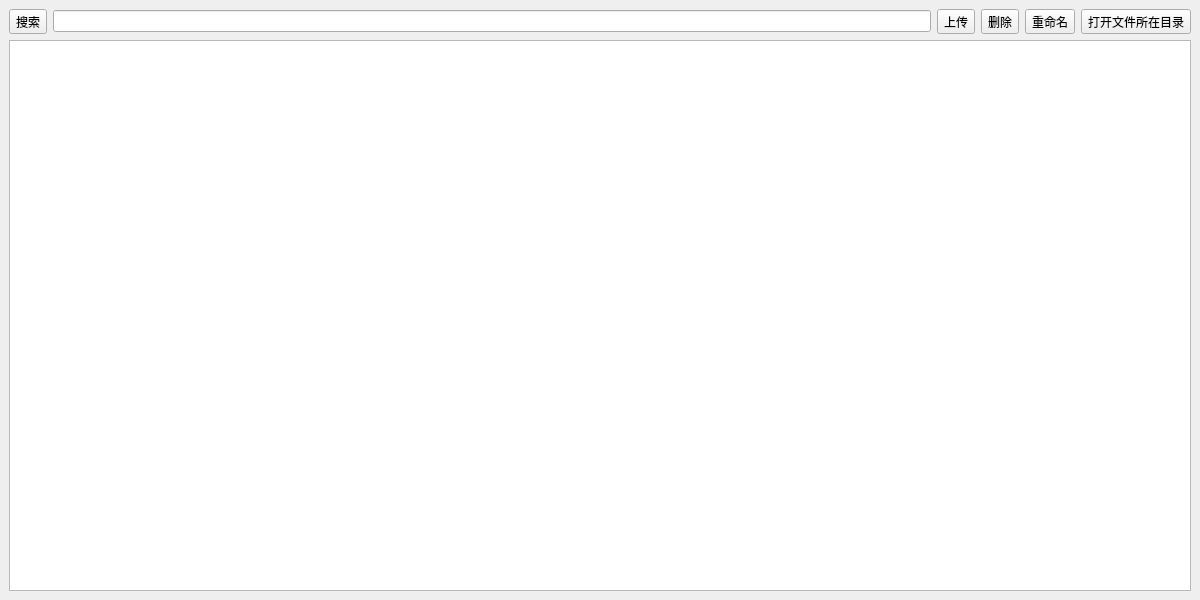
<?xml version="1.0" encoding="UTF-8"?>
<ui version="4.0">
 <class>FMWidget</class>
 <widget class="QWidget" name="FMWidget">
  <property name="geometry">
   <rect>
    <x>0</x>
    <y>0</y>
    <width>1200</width>
    <height>600</height>
   </rect>
  </property>
  <property name="minimumSize">
   <size>
    <width>1200</width>
    <height>600</height>
   </size>
  </property>
  <property name="windowTitle">
   <string>文件管理器</string>
  </property>
  <property name="styleSheet">
   <string notr="true"/>
  </property>
  <layout class="QHBoxLayout" name="horizontalLayout">
   <property name="spacing">
    <number>0</number>
   </property>
   <property name="leftMargin">
    <number>0</number>
   </property>
   <property name="topMargin">
    <number>0</number>
   </property>
   <property name="rightMargin">
    <number>0</number>
   </property>
   <property name="bottomMargin">
    <number>0</number>
   </property>
   <item>
    <widget class="QWidget" name="widget" native="true">
     <layout class="QGridLayout" name="gridLayout">
      <item row="0" column="1">
       <widget class="QLineEdit" name="lineEdit">
        <property name="text">
         <string/>
        </property>
       </widget>
      </item>
      <item row="1" column="0" colspan="6">
       <widget class="QTableView" name="tableView"/>
      </item>
      <item row="0" column="0">
       <widget class="QToolButton" name="btn_search">
        <property name="text">
         <string>搜索</string>
        </property>
        <property name="toolButtonStyle">
         <enum>Qt::ToolButtonTextBesideIcon</enum>
        </property>
       </widget>
      </item>
      <item row="0" column="2">
       <widget class="QToolButton" name="btn_add">
        <property name="text">
         <string>上传</string>
        </property>
        <property name="toolButtonStyle">
         <enum>Qt::ToolButtonTextBesideIcon</enum>
        </property>
       </widget>
      </item>
      <item row="0" column="3">
       <widget class="QToolButton" name="btn_del">
        <property name="text">
         <string>删除</string>
        </property>
        <property name="toolButtonStyle">
         <enum>Qt::ToolButtonTextBesideIcon</enum>
        </property>
       </widget>
      </item>
      <item row="0" column="4">
       <widget class="QToolButton" name="btn_rename">
        <property name="text">
         <string>重命名</string>
        </property>
        <property name="toolButtonStyle">
         <enum>Qt::ToolButtonTextBesideIcon</enum>
        </property>
       </widget>
      </item>
      <item row="0" column="5">
       <widget class="QToolButton" name="btn_open_dir">
        <property name="styleSheet">
         <string notr="true"/>
        </property>
        <property name="text">
         <string>打开文件所在目录</string>
        </property>
        <property name="toolButtonStyle">
         <enum>Qt::ToolButtonTextBesideIcon</enum>
        </property>
       </widget>
      </item>
     </layout>
    </widget>
   </item>
  </layout>
 </widget>
 <tabstops>
  <tabstop>btn_search</tabstop>
  <tabstop>lineEdit</tabstop>
  <tabstop>btn_add</tabstop>
  <tabstop>btn_del</tabstop>
  <tabstop>btn_rename</tabstop>
  <tabstop>btn_open_dir</tabstop>
  <tabstop>tableView</tabstop>
 </tabstops>
 <resources/>
 <connections/>
</ui>
